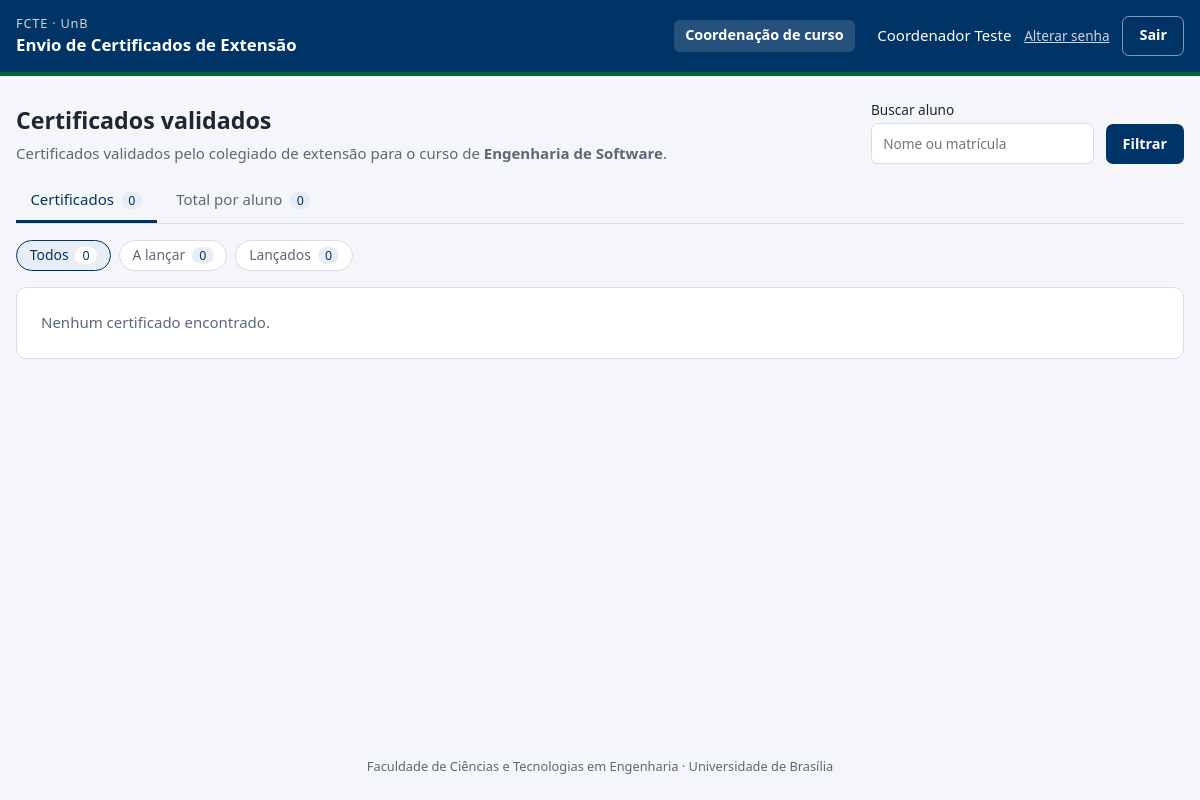
/coordenacao (signed in), run on the app's committed database.
### tables this page shows
CREATE TABLE professores (
    id           INTEGER PRIMARY KEY AUTOINCREMENT,
    email        TEXT NOT NULL UNIQUE,
    nome         TEXT NOT NULL,
    senha_hash   TEXT,
    ativo        INTEGER NOT NULL DEFAULT 1,
    avaliador    INTEGER NOT NULL DEFAULT 1,
    coordenador  INTEGER NOT NULL DEFAULT 0,
    superusuario INTEGER NOT NULL DEFAULT 0,
    trocar_senha INTEGER NOT NULL DEFAULT 0
);

CREATE TABLE coordenador_cursos (
    usuario_id INTEGER NOT NULL REFERENCES professores(id) ON DELETE CASCADE,
    curso      TEXT NOT NULL,
    PRIMARY KEY (usuario_id, curso)
);

### app.py (the view)
@app.route("/coordenacao")
@servidor_requerido("coordenador")
def coord_painel():
    cursos = g.cursos_coordenados
    curso = request.args.get("curso", "")
    if curso and curso not in cursos:
        abort(403)
    filtro = [curso] if curso else cursos
    visao = request.args.get("visao", "certificados")
    busca = request.args.get("busca", "").strip()
    lancamento = request.args.get("lancamento", "")
    certs, resumo, contagem = [], [], {"pendentes": 0, "lancados": 0}
    if filtro:
        marcas = ",".join("?" * len(filtro))
        where = f"c.status = 'validado' AND a.curso IN ({marcas})"
        params = list(filtro)
        if busca:
            where += " AND (a.nome LIKE ? OR a.matricula LIKE ?)"
            params += [f"%{busca}%", f"%{busca}%"]
        db = get_db()
        r = db.execute(
            f"""SELECT SUM(c.lancado_em IS NULL) AS pendentes, SUM(c.lancado_em IS NOT NULL) AS lancados
                FROM certificados c JOIN alunos a ON a.matricula = c.matricula
                WHERE {where}""", params).fetchone()
        contagem = {"pendentes": r["pendentes"] or 0, "lancados": r["lancados"] or 0}
        where_certs = where + {"pendentes": " AND c.lancado_em IS NULL",
                               "lancados": " AND c.lancado_em IS NOT NULL"}.get(lancamento, "")
        certs = db.execute(
            f"""SELECT c.*, a.nome, a.curso, a.curriculo, p.nome AS avaliador,
                       pl.nome AS lancador
                FROM certificados c JOIN alunos a ON a.matricula = c.matricula
                LEFT JOIN professores p ON p.id = c.avaliado_por
                LEFT JOIN professores pl ON pl.id = c.lancado_por
                WHERE {where_certs} ORDER BY a.nome, c.avaliado_em""", params).fetchall()
        resumo = db.execute(
            f"""SELECT a.matricula, a.nome, a.curso, a.curriculo,
                       COUNT(*) AS qtd, SUM(c.horas_validadas) AS total,
                       SUM(CASE WHEN c.lancado_em IS NOT NULL THEN c.horas_validadas ELSE 0 END) AS lancadas,
                       SUM(c.lancado_em IS NULL) AS pendentes,
                       MAX(c.avaliado_em) AS ultima
                FROM certificados c JOIN alunos a ON a.matricula = c.matricula
                WHERE {where} GROUP BY a.matricula ORDER BY a.nome""", params).fetchall()
    return render_template("coord_painel.html", cursos=cursos, curso=curso, visao=visao,
                           busca=busca, certs=certs, resumo=resumo,
                           lancamento=lancamento, contagem=contagem)

### app.py (called while the page is built, shortened)
def get_db():
    if "db" not in g:
        g.db = sqlite3.connect(app.config["DATABASE"])
        g.db.row_factory = sqlite3.Row
        g.db.execute("PRAGMA foreign_keys = ON")
    return g.db

def garante_contas_teste(db):
    desejado = "1" if app.config["CONTAS_TESTE"] else "0"
    salvo = db.execute("SELECT valor FROM meta WHERE chave = 'contas_teste'").fetchone()
    if salvo is not None and salvo["valor"] == desejado:
        return

@app.before_request
def antes():
    init_db()
    if request.method == "POST":
        token = request.form.get("csrf_token", "")
        if not token or not secrets.compare_digest(token, session.get("_csrf", "")):
            abort(400, "Sessão expirada. Recarregue a página e tente novamente.")

def carrega_servidor():
    uid = session.get("professor")
    usuario = get_db().execute(
        "SELECT * FROM professores WHERE id = ? AND ativo = 1", (uid,)
    ).fetchone() if uid else None
    if usuario is None:
        session.pop("professor", None)
    return usuario

def servidor_requerido(papel):
    def decorador(view):
        @wraps(view)
        def wrapper(*args, **kwargs):
            usuario = carrega_servidor()
            if usuario is None:
                return redirect(url_for("admin_login"))
            if usuario["trocar_senha"]:
                return redirect(url_for("trocar_senha"))
            if not usuario[papel]:
                flash("Seu perfil não tem acesso a esta área.", "erro")
                return redirect(area_inicial(usuario) or url_for("admin_sair"))
            g.usuario = g.professor = usuario
            g.cursos_coordenados = [r["curso"] for r in get_db().execute(
                "SELECT curso FROM coordenador_cursos WHERE usuario_id = ? ORDER BY curso",
                (usuario["id"],))]
            return view(*args, **kwargs)
        return wrapper
    return decorador

### templates/coord_painel.html (shortened to what this page needs)
{% extends "base.html" %}
{% block usuario %}{% include "_servidor_topo.html" %}{% endblock %}
{% block conteudo %}
<div class="cabecalho-admin">
  <div>
    <h1>Certificados validados</h1>
    <p class="sub">Certificados validados pelo colegiado de extensão para
      {% if cursos|length == 1 %}o curso de <strong>{{ cursos[0] }}</strong>{% else %}os cursos que você coordena{% endif %}.</p>
  </div>
  {% if cursos %}
  <form method="get" class="filtros">
    <label>Buscar aluno
      <input name="busca" value="{{ busca }}" placeholder="Nome ou matrícula">
    </label>
    <button class="btn btn-primario">Filtrar</button>
  </form>
  {% endif %}
</div>
{% if not cursos %}
  <p class="cartao vazio">Nenhum curso está vinculado ao seu cadastro. Procure a administração do sistema.</p>
{% else %}
<nav class="abas">
  <a href="{{ url_for('coord_painel', visao='certificados', curso=curso, busca=busca) }}" class="aba {{ 'ativa' if visao != 'alunos' }}">
    Certificados <span class="contador">{{ certs|length }}</span></a>
  <a href="{{ url_for('coord_painel', visao='alunos', curso=curso, busca=busca) }}" class="aba {{ 'ativa' if visao == 'alunos' }}">
    Total por aluno <span class="contador">{{ resumo|length }}</span></a>
</nav>
{% if visao == 'alunos' %}
  {% if not resumo %}<p class="cartao vazio">Nenhum aluno com certificado validado.</p>{% else %}
  <div class="tabela-wrap">
  <table class="tabela">
    <thead><tr><th>Aluno</th><th>Matrícula</th><th>Curso / currículo</th><th>Certificados</th><th>Horas validadas</th><th>Horas lançadas</th><th>Última validação</th></tr></thead>
    <tbody>
    {% for r in resumo %}
      <tr>
        <td><a href="{{ url_for('coord_painel', visao='certificados', curso=curso, busca=r.matricula) }}"><strong>{{ r.nome }}</strong></a></td>
        <td>{{ r.matricula }}</td>
        <td>{{ r.curso }}<br><small>{{ r.curriculo or '' }}</small></td>
        <td>{{ r.qtd }}</td>
        <td><strong>{{ r.total|horas }}</strong></td>
        <td>{{ r.lancadas|horas }}{% if r.pendentes %}<br><small class="pendente">{{ r.pendentes }} a lançar</small>{% endif %}</td>
        <td><small>{{ r.ultima|data_br }}</small></td>
      </tr>
    {% endfor %}
    </tbody>
  </table>
  </div>
  {% endif %}
{% else %}
  <div class="filtro-lancamento">
    {% for chave, rotulo, n in [('', 'Todos', contagem.pendentes + contagem.lancados), ('pendentes', 'A lançar', contagem.pendentes), ('lancados', 'Lançados', contagem.lancados)] %}
      <a href="{{ url_for('coord_painel', visao='certificados', curso=curso, busca=busca, lancamento=chave) }}"
         class="pilula {{ 'ativa' if lancamento == chave }}">{{ rotulo }} <span>{{ n }}</span></a>
    {% endfor %}
  </div>
  {% if not certs %}<p class="cartao vazio">Nenhum certificado encontrado.</p>{% endif %}
{% endif %}
{% endif %}
{% endblock %}

### templates/_servidor_topo.html
<div class="usuario">
  <nav class="areas">
    {% for papel, (rotulo, endpoint) in PAPEIS.items() if g.usuario[papel] %}
      <a href="{{ url_for(endpoint) }}" class="{{ 'atual' if request.path.startswith(url_for(endpoint)) }}">{{ rotulo }}</a>
    {% endfor %}
  </nav>
  <span>{{ g.usuario.nome }}</span>
  <a class="link-topo" href="{{ url_for('trocar_senha') }}">Alterar senha</a>
  <a class="btn btn-claro" href="{{ url_for('admin_sair') }}">Sair</a>
</div>

### static/style.css (style rules this page uses)
:root { --azul: #003366; --azul-claro: #e8eef5; --verde: #006633; --verde-claro: #e3f2ea; --vermelho: #b3261e; --vermelho-claro: #fbeae9; --ambar: #8a5a00; --ambar-claro: #fff4dc; --texto: #1d2733; --suave: #5b6876; --borda: #d8dee6; --fundo: #f4f6f9; --raio: 10px; }
* { box-sizing: border-box; }
body { margin: 0; background: var(--fundo); color: var(--texto); font-family: system-ui, -apple-system, "Segoe UI", Roboto, sans-serif; font-size: 15px; line-height: 1.45; min-height: 100vh; display: flex; flex-direction: column; }
a { color: var(--azul); }
h1 { font-size: 1.45rem; margin: 0 0 .3rem; }
.usuario { display: flex; align-items: center; gap: .8rem; }
.cartao { background: #fff; border: 1px solid var(--borda); border-radius: var(--raio); padding: 1.5rem; }
.sub { color: var(--suave); margin: 0 0 1.2rem; }
input, select, textarea { font: inherit; padding: .6rem .7rem; border: 1px solid var(--borda); border-radius: 7px; background: #fff; width: 100%; }
.btn { display: inline-block; font: inherit; font-weight: 600; font-size: .9rem; padding: .55rem 1rem; border-radius: 7px; border: 1px solid transparent; cursor: pointer; text-decoration: none; text-align: center; }
.btn-primario { background: var(--azul); color: #fff; }
.btn-claro { background: transparent; color: #fff; border-color: rgba(255,255,255,.5); }
.vazio { color: var(--suave); }
.cabecalho-admin { display: flex; justify-content: space-between; align-items: end; gap: 1rem; flex-wrap: wrap; margin-bottom: 1rem; }
.filtros label { display: flex; flex-direction: column; gap: .25rem; font-size: .85rem; font-weight: 500; min-width: 260px; }
.abas { display: flex; gap: .3rem; border-bottom: 1px solid var(--borda); margin-bottom: 1rem; flex-wrap: wrap; }
.aba { padding: .55rem .9rem; text-decoration: none; color: var(--suave); border-bottom: 3px solid transparent; font-weight: 500; }
.aba.ativa { color: var(--azul); border-bottom-color: var(--azul); }
.contador { background: var(--azul-claro); color: var(--azul); border-radius: 999px; padding: 0 .45rem; font-size: .78rem; margin-left: .2rem; }
.areas { display: flex; gap: .2rem; margin-right: .6rem; flex-wrap: wrap; }
.areas a { color: #fff; opacity: .75; text-decoration: none; padding: .35rem .7rem; border-radius: 6px; font-size: .9rem; }
.areas a.atual { opacity: 1; background: rgba(255,255,255,.15); font-weight: 600; }
.filtros { display: flex; gap: .7rem; align-items: end; flex-wrap: wrap; }
.filtros label { min-width: 220px; }
.cabecalho-admin .sub { margin: 0; }
.filtro-lancamento { display: flex; gap: .5rem; margin-bottom: 1rem; flex-wrap: wrap; }
.pilula { text-decoration: none; color: var(--suave); border: 1px solid var(--borda); background: #fff; border-radius: 999px; padding: .3rem .8rem; font-size: .87rem; font-weight: 500; }
.pilula span { background: var(--azul-claro); color: var(--azul); border-radius: 999px; padding: 0 .45rem; font-size: .78rem; margin-left: .2rem; }
.pilula.ativa { border-color: var(--azul); color: var(--azul); background: var(--azul-claro); }
.pilula.ativa span { background: #fff; }
.link-topo { color: #fff; opacity: .8; font-size: .85rem; }

### data on the page
professores: usuario.nome "Coordenador Teste"
coordenador_cursos: curso "Engenharia de Software"

### other printed values
{{ rotulo }} "Coordenação de curso"
{{ certs|length }} "0"
{{ resumo|length }} "0"
{{ rotulo }} "Todos" "A lançar" "Lançados"
{{ n }} "0" "0" "0"
